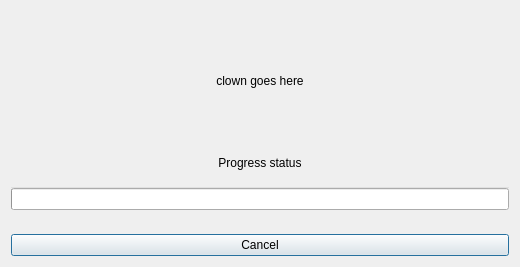
<?xml version="1.0" encoding="UTF-8"?>
<ui version="4.0">
 <class>Dialog</class>
 <widget class="QDialog" name="Dialog">
  <property name="geometry">
   <rect>
    <x>0</x>
    <y>0</y>
    <width>520</width>
    <height>267</height>
   </rect>
  </property>
  <property name="windowTitle">
   <string>Dialog</string>
  </property>
  <property name="styleSheet">
   <string notr="true">QProgressBar {
	margin: 10% 0% 10% 0%
}</string>
  </property>
  <property name="locale">
   <locale language="English" country="UnitedStates"/>
  </property>
  <layout class="QGridLayout" name="gridLayout">
   <item row="0" column="0">
    <widget class="QLabel" name="movieLabel">
     <property name="sizePolicy">
      <sizepolicy hsizetype="Preferred" vsizetype="MinimumExpanding">
       <horstretch>0</horstretch>
       <verstretch>0</verstretch>
      </sizepolicy>
     </property>
     <property name="text">
      <string>clown goes here</string>
     </property>
     <property name="alignment">
      <set>Qt::AlignCenter</set>
     </property>
    </widget>
   </item>
   <item row="4" column="0" rowspan="2">
    <layout class="QVBoxLayout" name="verticalLayout">
     <property name="spacing">
      <number>8</number>
     </property>
     <property name="bottomMargin">
      <number>8</number>
     </property>
     <item>
      <widget class="QLabel" name="progressLabel">
       <property name="sizePolicy">
        <sizepolicy hsizetype="Preferred" vsizetype="Fixed">
         <horstretch>0</horstretch>
         <verstretch>0</verstretch>
        </sizepolicy>
       </property>
       <property name="text">
        <string>Progress status</string>
       </property>
       <property name="alignment">
        <set>Qt::AlignCenter</set>
       </property>
       <property name="wordWrap">
        <bool>true</bool>
       </property>
      </widget>
     </item>
     <item>
      <widget class="QProgressBar" name="progressBar">
       <property name="styleSheet">
        <string notr="true"/>
       </property>
       <property name="value">
        <number>0</number>
       </property>
       <property name="textVisible">
        <bool>false</bool>
       </property>
      </widget>
     </item>
    </layout>
   </item>
   <item row="6" column="0" rowspan="4">
    <widget class="QPushButton" name="cancelButton">
     <property name="sizePolicy">
      <sizepolicy hsizetype="Minimum" vsizetype="Fixed">
       <horstretch>0</horstretch>
       <verstretch>0</verstretch>
      </sizepolicy>
     </property>
     <property name="locale">
      <locale language="English" country="UnitedStates"/>
     </property>
     <property name="text">
      <string>Cancel</string>
     </property>
    </widget>
   </item>
  </layout>
 </widget>
 <resources/>
 <connections/>
</ui>
